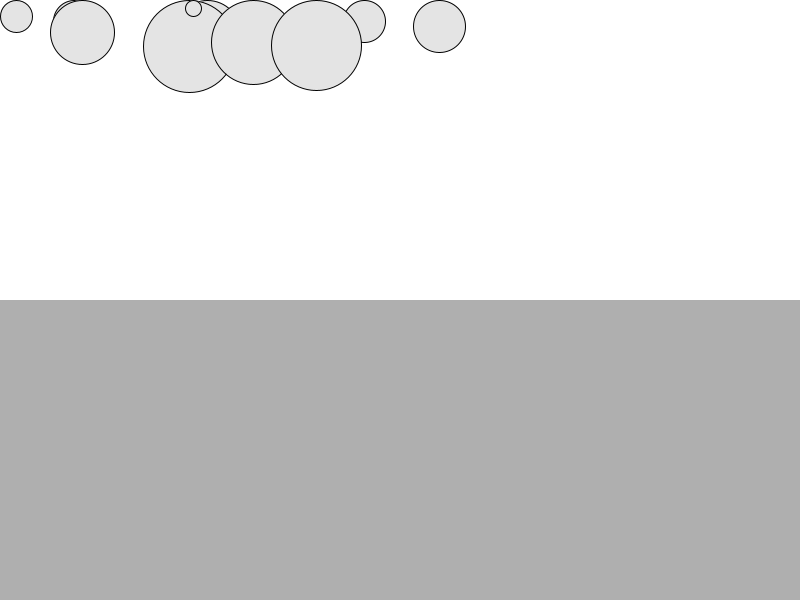
Frame 1 (no input)
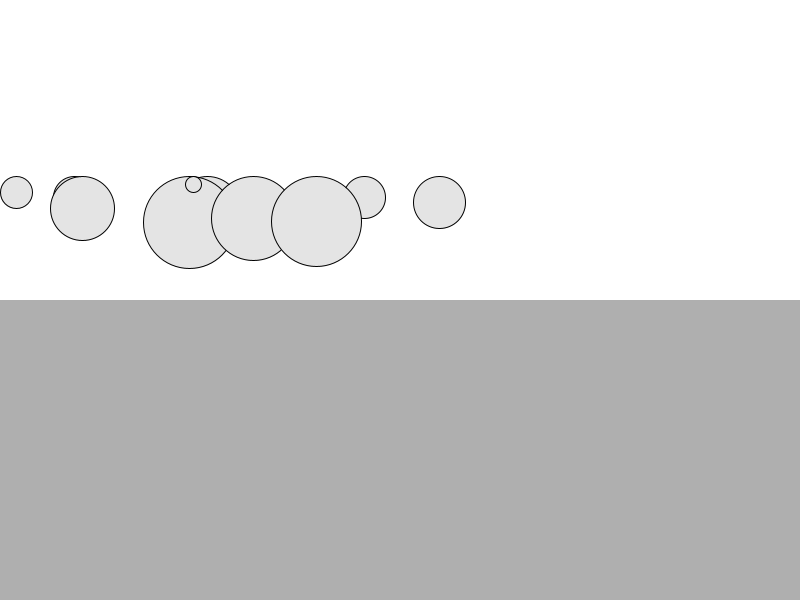
Frame 60 (the mouse pressed at the canvas centre just before this capture)
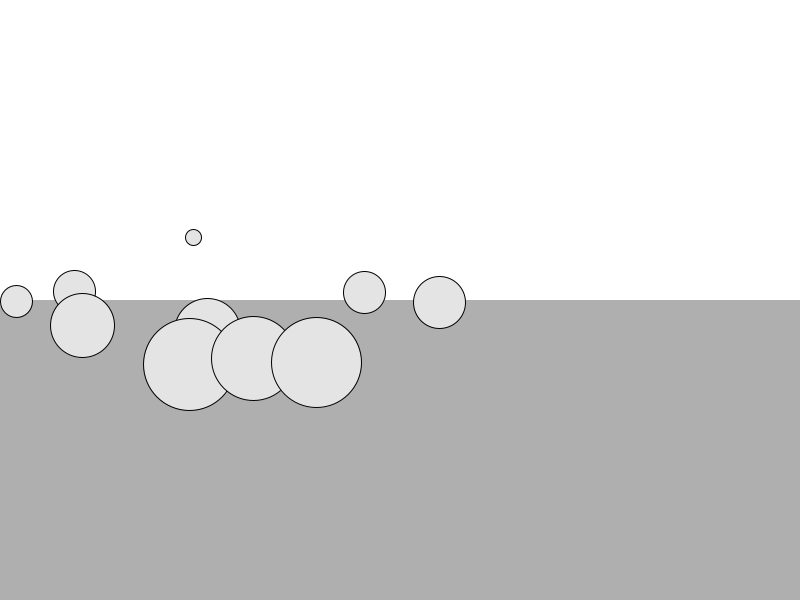
Frame 120 (the mouse held since frame 60 and released just before this capture)

The Processing sketch that drew these frames (run headless with seeded random() and noise(); from frame 60 on, the mouse is pressed at the canvas centre):

// Processing sketch: liquid_simu
// ── liquid_simu.pde

walker[] walkers = new walker[10];

Liquid liquid;

void setup() {
  size(800, 600);
  for ( int i = 0; i < walkers.length; i++ ) {
    walkers[i] = new walker(random(0.5,3),random(width),0);
  }
  liquid = new Liquid(0, height/2, width, height/2, 0.1);
  background(255);
}


void draw() {
  background(255);
  
  PVector wind = new PVector(0.01,0);
  
  liquid.display();
  
  for ( int i = 0; i < walkers.length; i++ ) {
    PVector gravity = new PVector(0,0.1*walkers[i].mass);
    walkers[i].applyForce(gravity);
 //   walkers[i].applyForce(wind);
    if ( walkers[i].isInside(liquid) ) {
      walkers[i].drag(liquid);
      PVector lift = new PVector(0,-0.3);
      walkers[i].applyForce(lift);
    }
    walkers[i].update();
    walkers[i].display();
    
  }
}
// ── Liquid.pde
class Liquid {
  float x, y, w, h;
  float c;
  
  Liquid(float x_, float y_, float w_, float h_, float c_) {
    x = x_;
    y = y_;
    w = w_;
    h = h_;
    c = c_;
  }
  
  void display() {
    noStroke();
    fill(175);
    rect(x, y, w, h);
  }

}
// ── Walker.pde
class walker {
  PVector speed;
  PVector position;
  PVector acceleration;
  int     radius;
  float   mass;
  
  walker(float m, float x, float y) {
    mass = m;
    radius = (int)(mass * 16);
    speed = new PVector(0, 0);
    position = new PVector(x, y);
    acceleration = new PVector(0, 0);
  }  
  
  void applyForce(PVector force) {
    PVector a = PVector.div(force, mass);
    acceleration.add(a);
  }
  
  void display() {
    stroke(0);
    fill(228);
    ellipse(position.x, position.y, radius * 2, radius * 2); 
  }
  
  void update() {
    
    speed.add(acceleration);
    position.add(speed);
    acceleration.mult(0);
    
    checkEdge();
  }
  
  void checkEdge() {
    if ( position.x  + radius > width ) {
        speed.x = -0.8*speed.x;
        position.x = width - radius;
    }
    if ( position.x  - radius < 0 ) {
        speed.x = -0.8*speed.x;
        position.x = radius;
    }
    if (position.y  + radius > height ) {
        speed.y = -0.8*speed.y;
        position.y = height - radius;
    }
    if ( position.y  - radius < 0 ) {
        speed.y = 0;
        position.y = radius;
    }
  }
  
  boolean isInside(Liquid l) {
    if ( position.x > l.x && position.x < l.x+l.w 
      && position.y > l.y && position.y < l.y+l.h) {
        return true;
      } else {
        return false;
      }
  }
  
  void drag(Liquid l) {
    float spd = speed.mag();
    float dragMagnitude = l.c * spd * spd;
    
    PVector drag = speed.get();
    drag.mult(-1);
    drag.normalize();
    
    drag.mult(dragMagnitude);
    
    applyForce(drag);
  
  }
}
